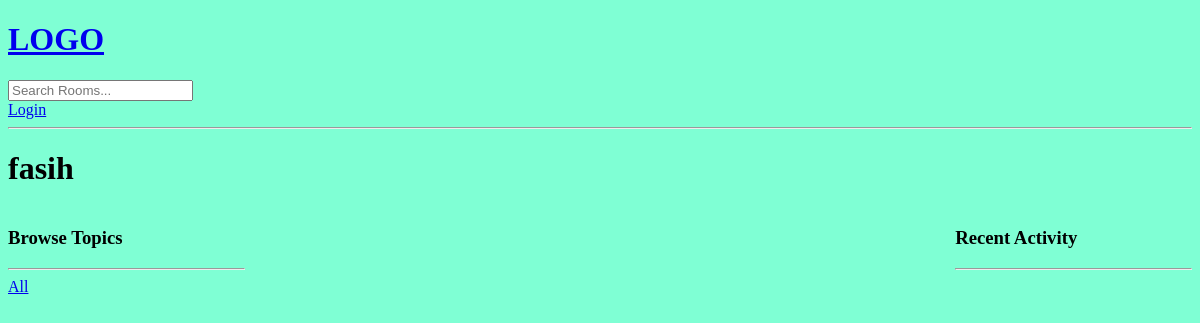
/profile/1/, run on an earlier commit of the app's database.
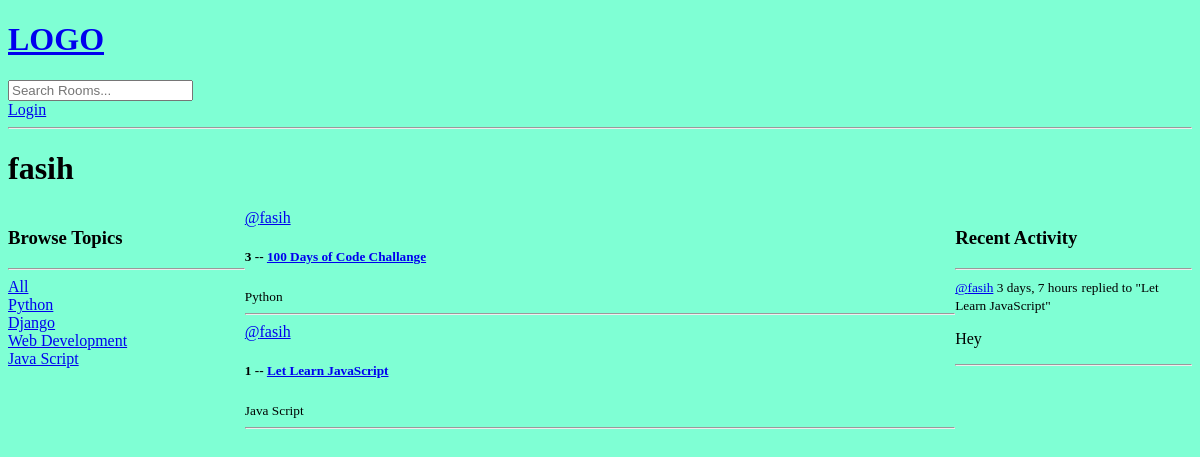
And on a later commit of the database.
### base/models.py (models this page shows, shortened)
class Topic(models.Model):
    name = models.CharField(max_length=200)

class Room(models.Model):
    host = models.ForeignKey(User, on_delete=models.SET_NULL, null=True)
    topic = models.ForeignKey(Topic, on_delete=models.SET_NULL, null=True)
    name = models.CharField(max_length=200)
    description = models.TextField(null=True, blank=True)
    participants = models.ManyToManyField(
        User, related_name='participants', blank=True)
    updated = models.DateTimeField(auto_now=True)
    created = models.DateTimeField(auto_now_add=True)
    class Meta:
        ordering = ['-updated', '-created']
    def __str__(self):
        return self.name

class Message(models.Model):
    user = models.ForeignKey(User, on_delete=models.CASCADE)
    room = models.ForeignKey(Room, on_delete=models.CASCADE)
    body = models.TextField()
    updated = models.DateTimeField(auto_now=True)
    created = models.DateTimeField(auto_now_add=True)
    class Meta:
        ordering = ['-updated', '-created']
    def __str__(self):
        return self.body[0:50]

### base/views.py (the view)
# urls.py: path('profile/<str:pk>/', views.userProfile, name="user-profile"),
def userProfile(request, pk):
    user = User.objects.get(id=pk)
    rooms = user.room_set.all()
    room_messages = user.message_set.all()
    topics = Topic.objects.all()
    context = {'user': user, 'rooms': rooms,
               'room_messages': room_messages, 'topics': topics}
    return render(request, 'base/profile.html', context)

### base/templates/base/profile.html (shortened to what this page needs)
{%extends 'main.html'%}
{%block content%}
<h1>{{user.username}}</h1>
<div class="profile-container">
    <div>
        {%include 'base/topics_component.html' %}
    </div>
    <div>
        {%include 'base/feed_component.html' %}
    </div>
    <div>
        {%include 'base/activity_component.html' %}
    </div>
</div>
{%endblock%}

### templates/main.html (shortened to what this page needs)
<!DOCTYPE html>
<html lang="en">
<head>
    {% load static %}
    <link rel="stylesheet" type ="text/css" media="screen" href="{% static 'style/main.css' %}">
</head>
<body>
    {% include 'navbar.html' %}
    {% block content %}
    {% endblock %}
</body>
</html>

### templates/navbar.html
<a href="/">
    <h1>LOGO</h1>
</a>
<form method="GET" action="{% url 'home' %}">
    <input type="text" name="q" placeholder="Search Rooms..."/>
</form>
{% if request.user.is_authenticated %}
<p>Hello {{request.user}}</p>
<a href= "{% url 'logout' %} ">Logout</a>
{% else %}
<a href= "{% url 'login' %} ">Login</a>
{% endif %}
<hr>

### base/templates/base/topics_component.html
<h3>Browse Topics</h3>
<hr />
<div>
    <a href="{% url 'home'%}"> All </a>
</div>
{%for topic in topics%}
<div>
    <a href="{% url 'home'%}?q={{topic.name}}"> {{topic.name}} </a>
</div>
{%endfor%}

### base/templates/base/feed_component.html (shortened to what this page needs)
<div>
    {% for room in rooms %}
    <div>
        <a href="{% url 'user-profile' room.host.id %}">@{{room.host.username}}</a>
        <h5>
            {{room.id}} -- <a href="{% url 'room' room.id %}">{{room.name}}</a>
        </h5>
        <small>{{room.topic.name}}</small>
        <hr />
    </div>
    {%endfor%}
</div>

### base/templates/base/activity_component.html (shortened to what this page needs)
<h3>Recent Activity</h3>
<hr>
{% for message in room_messages%}
<div>
    <small><a href="{% url 'user-profile' message.user.id %}">@{{message.user}}</a> {{message.created|timesince}}</small>
    <small>replied to "{{message.room}}"</small>
    <p>{{message}}</p>
    <hr />
</div>
{%endfor%}

### static/style/main.css (style rules this page uses)
body { background-color: aquamarine; }

### base/templates/base/profile.html (style rules this page uses)
.profile-container { display: grid; grid-template-columns: 1fr 3fr 1fr; }

What changed in the data, as far as the page shows it:
added Topic: name "Python"
added Topic: name "Django"
added Topic: name "Web Development"
added Topic: name "Java Script"
added Room: host.username "fasih", id "3", name "100 Days of Code Challange", topic.name "Python"
now on this page (row edited): Room: host.username "fasih", id "1", name "Let Learn JavaScript", topic.name "Java Script"
added Message: user "fasih", created "3 days, 7 hours", room "Let Learn JavaScript", body "Hey"
